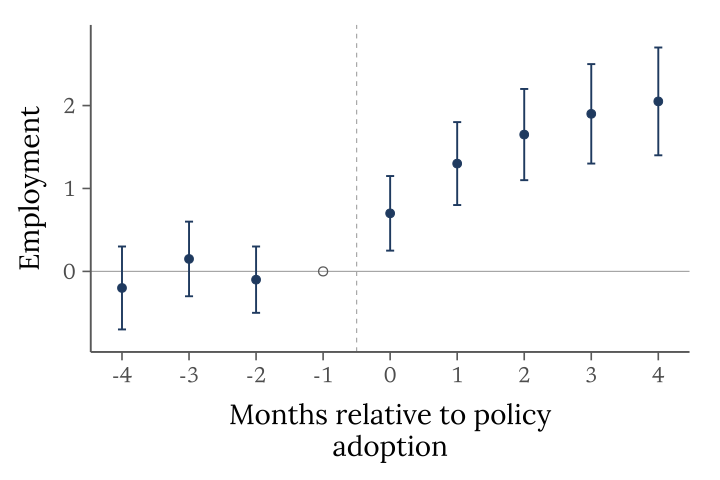

Generate this figure with R:
example_dir <- dirname(normalizePath(sub("^--file=", "", grep("^--file=", commandArgs(), value = TRUE)[1]), winslash = "/"))
source(file.path(example_dir, "_setup.R"))
# Intent: show event-time estimates without connecting across the omitted period.
# Illustrative coefficients and interval endpoints; no model or inference claim.
spec <- example_spec("fig_event_study")
dat <- data.frame(month = c(-4,-3,-2,0,1,2,3,4),
                  estimate = c(-0.2,0.15,-0.1,0.7,1.3,1.65,1.9,2.05),
                  half_width = c(.5,.45,.4,.45,.5,.55,.6,.65))
dat$lo <- dat$estimate - dat$half_width
dat$hi <- dat$estimate + dat$half_width
p <- ggplot(dat, aes(month, estimate)) +
  geom_hline(yintercept = 0, colour = "grey65", linewidth = .4) +
  geom_vline(xintercept = -.5, colour = "grey65", linetype = "dashed", linewidth = .4) +
  geom_errorbar(aes(ymin = lo, ymax = hi), width = .12,
                colour = brand_blues[1], linewidth = .65) +
  geom_point(colour = brand_blues[1], size = 2.6) +
  annotate("point", x = -1, y = 0, shape = 1, size = 2.6, colour = "grey35", stroke = .65) +
  scale_x_continuous(breaks = -4:4, expand = expansion(mult = .05)) +
  scale_y_continuous(breaks = -1:3, expand = expansion(mult = .08)) +
  labs_pub(x = "Months relative to policy adoption", y = "Employment") +
  theme_pub(style = "estimate")
stopifnot(nrow(dat) == 8L, !any(dat$month == -1), all(dat$lo < dat$estimate), all(dat$hi > dat$estimate))
save_figure(p, spec)
